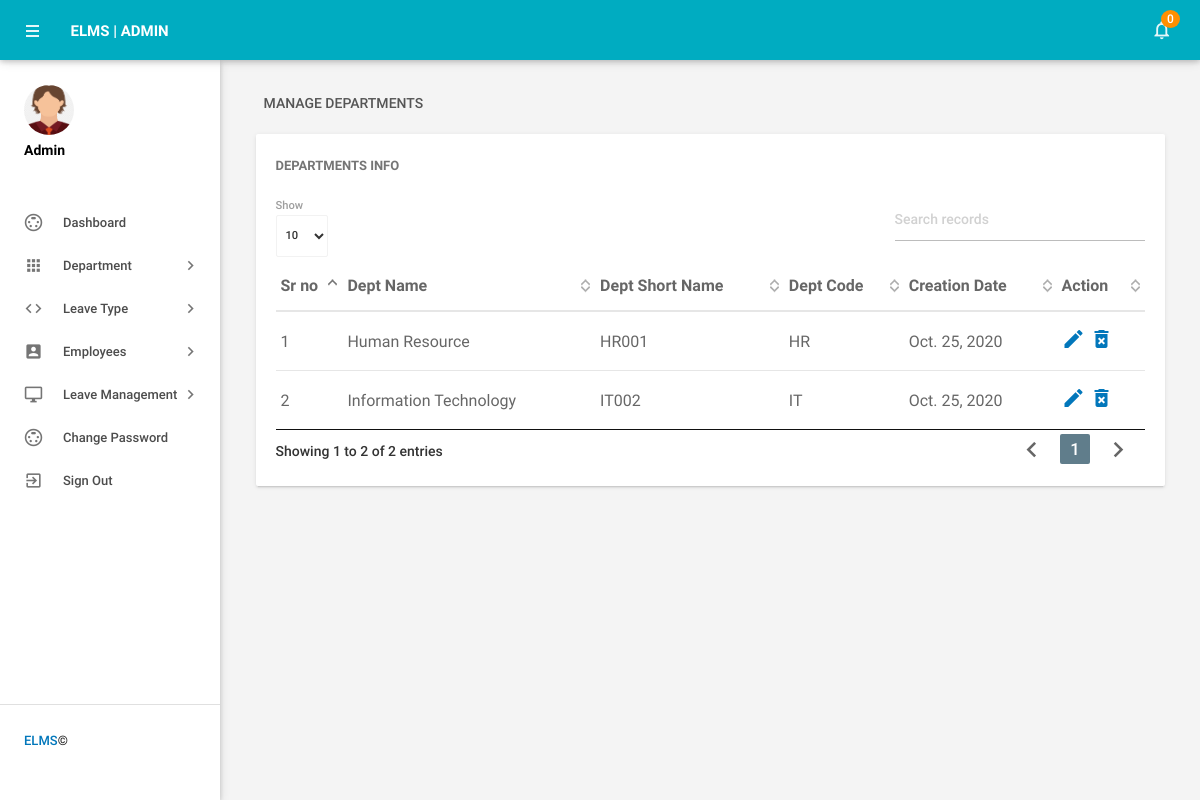
The page /manage_department (signed in) on the database its author committed.
### employeeleave/models.py (models this page shows, shortened)
class Department(models.Model):
    deptname = models.CharField(max_length=100)
    deptshortname = models.CharField(max_length=15)
    deptcode = models.CharField(max_length=10)
    creationdate = models.DateField()

### employeeleave/views.py (the view)
# urls.py: path('manage_department',manage_department, name='manage_department'),
def manage_department(request):
    if not request.user.is_authenticated:
        return redirect('admin_login')
    department = Department.objects.all()
    leavescount = Leaves.objects.filter(isread="no").count()
    unreadleaves = Leaves.objects.filter(isread="no")
    d = {'department':department,'leavescount':leavescount,'unreadleaves':unreadleaves}
    return render(request, 'manage_department.html', d)

### employeeleave/templates/manage_department.html (shortened to what this page needs)
{% load static %}
{% block body %}
<html lang="en">
    <head>
        <link type="text/css" rel="stylesheet" href="{% static 'admin/assets/plugins/materialize/css/materialize.min.css' %}"/>
        <link href="{% static 'admin/assets/plugins/material-preloader/css/materialPreloader.min.css' %}" rel="stylesheet">
        <link href="{% static 'admin/assets/plugins/datatables/css/jquery.dataTables.min.css' %}" rel="stylesheet">
        <link href="{% static 'admin/assets/css/alpha.min.css' %}" rel="stylesheet" type="text/css"/>
        <link href="{% static 'admin/assets/css/custom.css' %}" rel="stylesheet" type="text/css"/>
    </head>
    <body>
          {% include 'header.html' %}
{% include 'sidebar.html' %}
            <main class="mn-inner">
                <div class="row">
                    <div class="col s12">
                        <div class="page-title">Manage Departments</div>
                    </div>
                    <div class="col s12 m12 l12">
                        <div class="card">
                            <div class="card-content">
                                <span class="card-title">Departments Info</span>
                                <table id="example" class="display responsive-table ">
                                    <thead>
                                        <tr>
                                            <th>Sr no</th>
                                            <th>Dept Name</th>
                                            <th>Dept Short Name</th>
                                            <th>Dept Code</th>
                                            <th>Creation Date</th>
                                            <th>Action</th>
                                        </tr>
                                    </thead>
                                    <tbody>
                            {% for i in department %}
                                        <tr>
                                            <td>{{forloop.counter}}</td>
                                            <td>{{i.deptname}}</td>
                                            <td>{{i.deptshortname}}</td>
                                            <td>{{i.deptcode}}</td>
                                            <td>{{i.creationdate}}</td>
                                            <td><a href="{% url 'edit_department' i.id %}"><i class="material-icons">mode_edit</i></a><a href="{% url 'delete_department' i.id %}" onclick="return confirm('Do you want to delete');"> <i class="material-icons">delete_forever</i></a></td>
                                        </tr>
                            {% endfor %}
                                    </tbody>
                                </table>
                            </div>
                        </div>
                    </div>
                </div>
            </main>
        </div>
        <div class="left-sidebar-hover"></div>
    </body>
</html>
{% endblock %}

### rows shown on the page
Department: deptname "Human Resource", deptshortname "HR001", deptcode "HR", creationdate "Oct. 25, 2020"
Department: deptname "Information Technology", deptshortname "IT002", deptcode "IT", creationdate "Oct. 25, 2020"

### other values the page prints
{{ leavescount }} "0"
